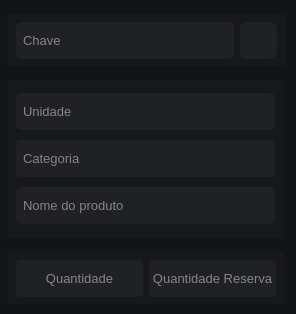
         <widget class="QWidget" name="page_information_chave">
          <property name="styleSheet">
           <string notr="true">background-color: rgb(19, 20, 22);</string>
          </property>
          <widget class="QFrame" name="frame_qr_code">
           <property name="geometry">
            <rect>
             <x>6</x>
             <y>12</y>
             <width>281</width>
             <height>55</height>
            </rect>
           </property>
           <property name="styleSheet">
            <string notr="true">background-color: rgb(23, 24, 26);</string>
           </property>
           <property name="frameShape">
            <enum>QFrame::StyledPanel</enum>
           </property>
           <property name="frameShadow">
            <enum>QFrame::Raised</enum>
           </property>
           <layout class="QHBoxLayout" name="horizontalLayout_5">
            <item>
             <widget class="QLineEdit" name="lineEdit_chave">
              <property name="minimumSize">
               <size>
                <width>0</width>
                <height>37</height>
               </size>
              </property>
              <property name="font">
               <font>
                <pointsize>10</pointsize>
               </font>
              </property>
              <property name="styleSheet">
               <string notr="true">QLineEdit{
border:none;border-radius: 5px;
background-color: rgb(32, 33, 36);
color: rgb(233, 234, 236);padding-left:5px;}

QLineEdit:hover{background-color: rgb(30, 31, 34);}

QLineEdit:focus{background-color: rgb(34, 35, 38);}</string>
              </property>
              <property name="placeholderText">
               <string>Chave</string>
              </property>
             </widget>
            </item>
            <item>
             <widget class="QPushButton" name="btn_chave_qr_code">
              <property name="minimumSize">
               <size>
                <width>37</width>
                <height>37</height>
               </size>
              </property>
              <property name="maximumSize">
               <size>
                <width>37</width>
                <height>37</height>
               </size>
              </property>
              <property name="styleSheet">
               <string notr="true">background-color: rgb(32, 33, 37);
border-radius:7px;
color: #ffffff</string>
              </property>
              <property name="text">
               <string/>
              </property>
              <property name="icon">
               <iconset>
                <normaloff>../../../images/svg_icons/icon_qr_code.svg</normaloff>../../../images/svg_icons/icon_qr_code.svg</iconset>
              </property>
              <property name="iconSize">
               <size>
                <width>22</width>
                <height>22</height>
               </size>
              </property>
             </widget>
            </item>
           </layout>
          </widget>
          <widget class="QFrame" name="frame_continer_info">
           <property name="geometry">
            <rect>
             <x>6</x>
             <y>79</y>
             <width>279</width>
             <height>160</height>
            </rect>
           </property>
           <property name="styleSheet">
            <string notr="true">background-color: rgb(23, 24, 26);</string>
           </property>
           <property name="frameShape">
            <enum>QFrame::StyledPanel</enum>
           </property>
           <property name="frameShadow">
            <enum>QFrame::Raised</enum>
           </property>
           <layout class="QVBoxLayout" name="verticalLayout_3">
            <item>
             <widget class="QLineEdit" name="lineEdit_unidade">
              <property name="minimumSize">
               <size>
                <width>0</width>
                <height>37</height>
               </size>
              </property>
              <property name="font">
               <font>
                <pointsize>10</pointsize>
               </font>
              </property>
              <property name="styleSheet">
               <string notr="true">QLineEdit{
border:none;border-radius: 5px;
background-color: rgb(32, 33, 36);
color: rgb(233, 234, 236);padding-left:5px;}

QLineEdit:hover{background-color: rgb(30, 31, 34);}

QLineEdit:focus{background-color: rgb(34, 35, 38);}</string>
              </property>
              <property name="placeholderText">
               <string>Unidade</string>
              </property>
              <property name="clearButtonEnabled">
               <bool>false</bool>
              </property>
             </widget>
            </item>
            <item>
             <widget class="QLineEdit" name="lineEdit_categoria">
              <property name="minimumSize">
               <size>
                <width>0</width>
                <height>37</height>
               </size>
              </property>
              <property name="font">
               <font>
                <pointsize>10</pointsize>
               </font>
              </property>
              <property name="styleSheet">
               <string notr="true">QLineEdit{
border:none;border-radius: 5px;
background-color: rgb(32, 33, 36);
color: rgb(233, 234, 236);padding-left:5px;}

QLineEdit:hover{background-color: rgb(30, 31, 34);}

QLineEdit:focus{background-color: rgb(34, 35, 38);}</string>
              </property>
              <property name="placeholderText">
               <string>Categoria</string>
              </property>
             </widget>
            </item>
            <item>
             <widget class="QLineEdit" name="lineEdit_nome_produto">
              <property name="minimumSize">
               <size>
                <width>0</width>
                <height>37</height>
               </size>
              </property>
              <property name="font">
               <font>
                <pointsize>10</pointsize>
               </font>
              </property>
              <property name="styleSheet">
               <string notr="true">QLineEdit{
border:none;border-radius: 5px;
background-color: rgb(32, 33, 36);
color: rgb(233, 234, 236);padding-left:5px;}

QLineEdit:hover{background-color: rgb(30, 31, 34);}

QLineEdit:focus{background-color: rgb(34, 35, 38);}</string>
              </property>
              <property name="placeholderText">
               <string>Nome do produto</string>
              </property>
             </widget>
            </item>
           </layout>
          </widget>
          <widget class="QFrame" name="frame_quantidade">
           <property name="geometry">
            <rect>
             <x>6</x>
             <y>250</y>
             <width>280</width>
             <height>55</height>
            </rect>
           </property>
           <property name="styleSheet">
            <string notr="true">background-color: rgb(23, 24, 26);</string>
           </property>
           <property name="frameShape">
            <enum>QFrame::StyledPanel</enum>
           </property>
           <property name="frameShadow">
            <enum>QFrame::Raised</enum>
           </property>
           <layout class="QHBoxLayout" name="horizontalLayout_12">
            <item>
             <widget class="QLineEdit" name="lineEdit_quantidade">
              <property name="minimumSize">
               <size>
                <width>0</width>
                <height>37</height>
               </size>
              </property>
              <property name="font">
               <font>
                <pointsize>10</pointsize>
               </font>
              </property>
              <property name="styleSheet">
               <string notr="true">QLineEdit{
border:none;border-radius: 5px;
background-color: rgb(32, 33, 36);
color: rgb(233, 234, 236);}

QLineEdit:hover{background-color: rgb(30, 31, 34);}

QLineEdit:focus{background-color: rgb(34, 35, 38);}</string>
              </property>
              <property name="alignment">
               <set>Qt::AlignCenter</set>
              </property>
              <property name="placeholderText">
               <string>Quantidade</string>
              </property>
             </widget>
            </item>
            <item>
             <widget class="QLineEdit" name="lineEdit_quantidade_reserva">
              <property name="minimumSize">
               <size>
                <width>0</width>
                <height>37</height>
               </size>
              </property>
              <property name="font">
               <font>
                <pointsize>10</pointsize>
               </font>
              </property>
              <property name="styleSheet">
               <string notr="true">QLineEdit{
border:none;border-radius: 5px;
background-color: rgb(32, 33, 36);
color: rgb(233, 234, 236);}

QLineEdit:hover{background-color: rgb(30, 31, 34);}

QLineEdit:focus{background-color: rgb(34, 35, 38);}</string>
              </property>
              <property name="alignment">
               <set>Qt::AlignCenter</set>
              </property>
              <property name="placeholderText">
               <string>Quantidade Reserva</string>
              </property>
             </widget>
            </item>
           </layout>
          </widget>
         </widget>
